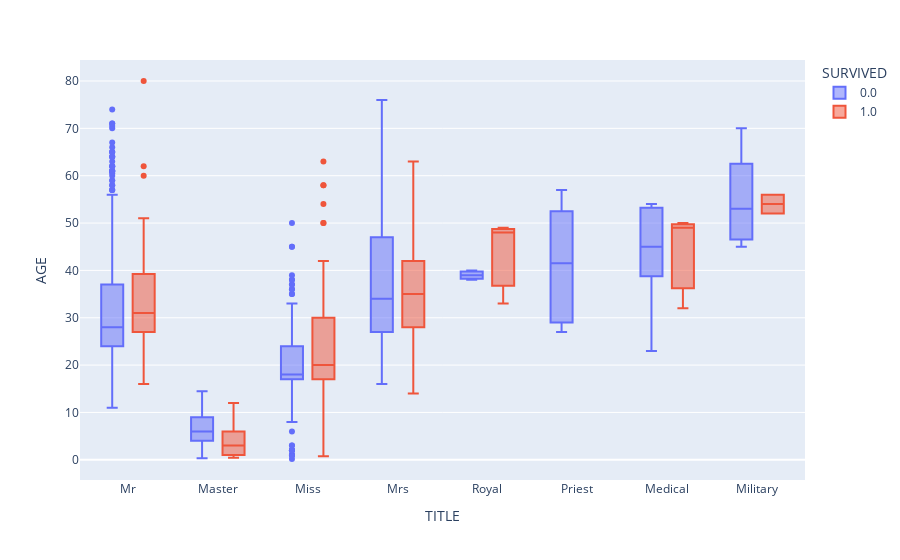

Write notebook code for a chart like this one.
### Code cell
fig = px.box(titanic_df, x='TITLE', y="AGE", color='SURVIVED')
fig.show()

### Figure 1 — Plotly figure (JSON) as saved in the notebook; plotly's stock layout.template omitted (floating-point values rounded to 4 significant figures; data arrays with more than 128 entries replaced by an {"elided": "..."} marker saying what was removed)
{"data": [{"alignmentgroup": "True", "hovertemplate": "SURVIVED=0.0<br>TITLE=%{x}<br>AGE=%{y}<extra></extra>", "legendgroup": "0.0", "marker": {"color": "#636efa"}, "name": "0.0", "notched": false, "offsetgroup": "0.0", "orientation": "v", "showlegend": true, "type": "box", "x": {"elided": "967 str values"}, "x0": " ", "xaxis": "x", "y": {"elided": "967 float values"}, "y0": " ", "yaxis": "y"}, {"alignmentgroup": "True", "hovertemplate": "SURVIVED=1.0<br>TITLE=%{x}<br>AGE=%{y}<extra></extra>", "legendgroup": "1.0", "marker": {"color": "#EF553B"}, "name": "1.0", "notched": false, "offsetgroup": "1.0", "orientation": "v", "showlegend": true, "type": "box", "x": {"elided": "342 str values"}, "x0": " ", "xaxis": "x", "y": {"elided": "342 float values"}, "y0": " ", "yaxis": "y"}], "layout": {"boxmode": "group", "legend": {"title": {"text": "SURVIVED"}, "tracegroupgap": 0}, "margin": {"t": 60}, "xaxis": {"anchor": "y", "domain": [0, 1], "title": {"text": "TITLE"}}, "yaxis": {"anchor": "x", "domain": [0, 1], "title": {"text": "AGE"}}}}
